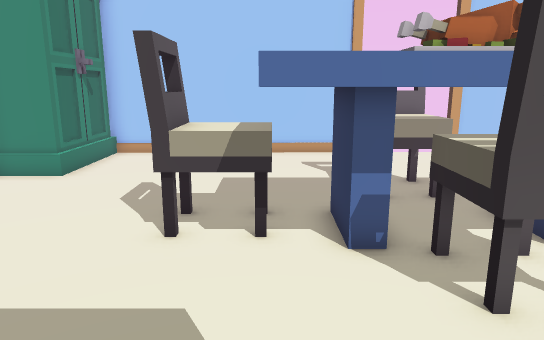
[1] (above)

14 first-person views from a walk through a 3-D level made in the Unity game engine. The camera is 1.4 m above the floor, tilts 12° down and sees 70° across. Doors are open. The floor is counted in squares, 0.5 m on a side. Each view is taken from the middle of a square. On the plan, view 1 faces up. The plan holds only what a view shows up to about 20 squares ahead; the rest is blank.

[2]
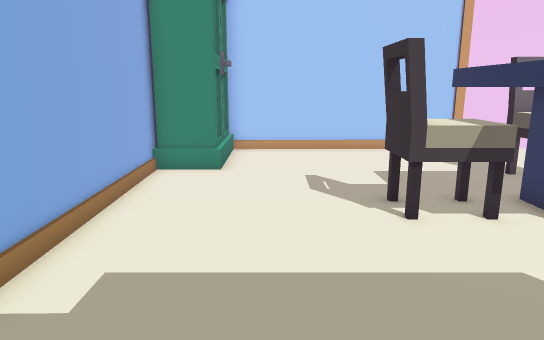

[3]
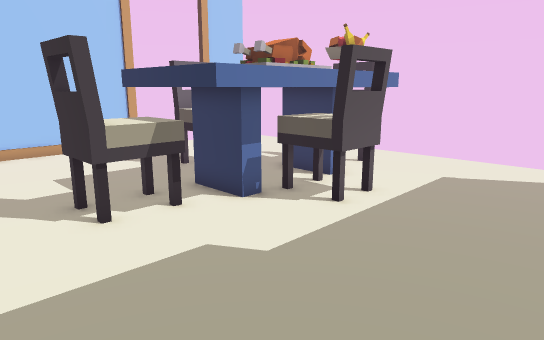

[4]
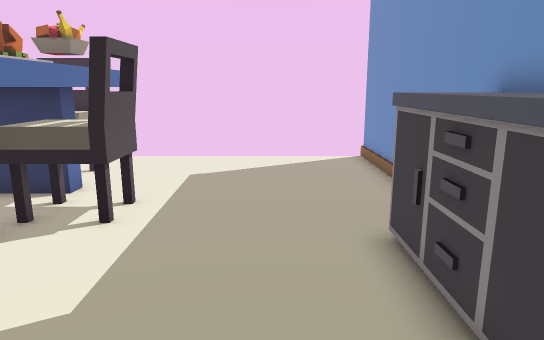

[5]
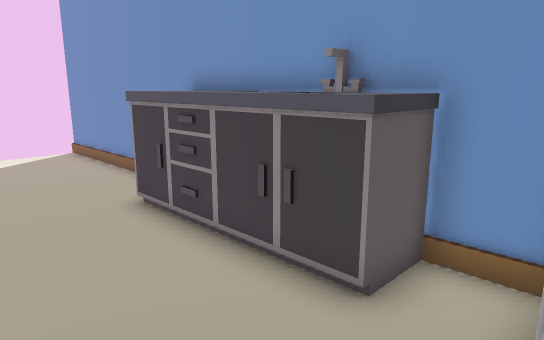

[6]
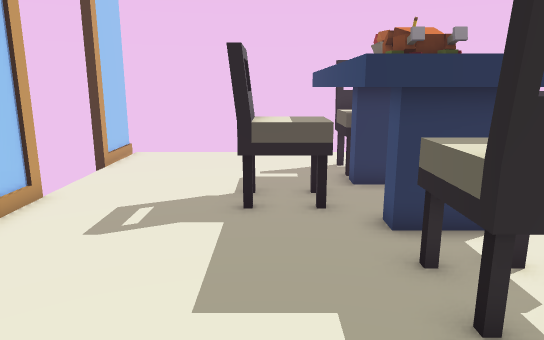

[7]
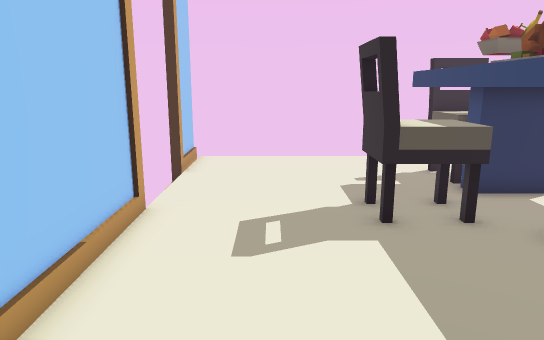

[8]
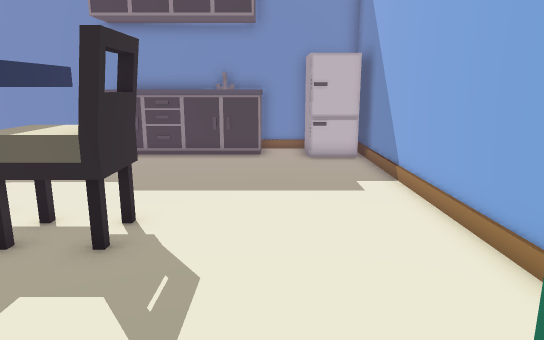

[9]
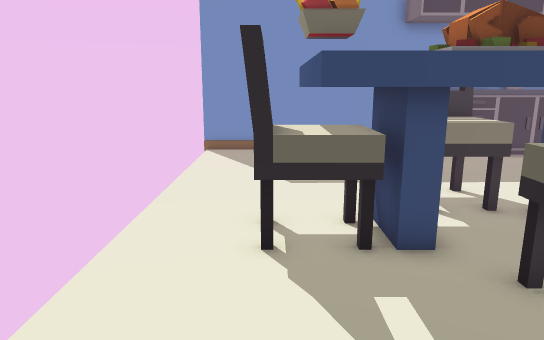

[10]
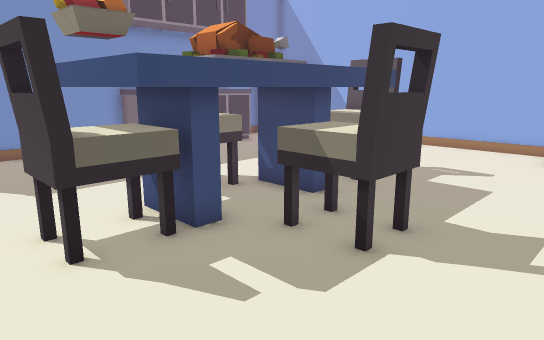

[11]
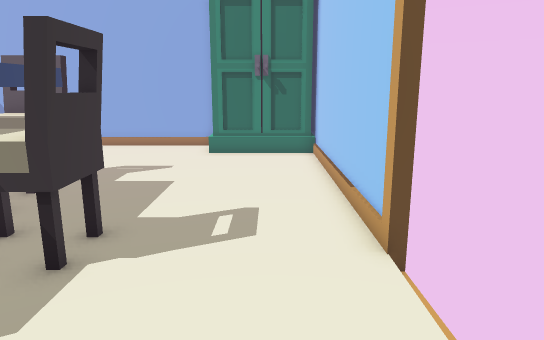

[12]
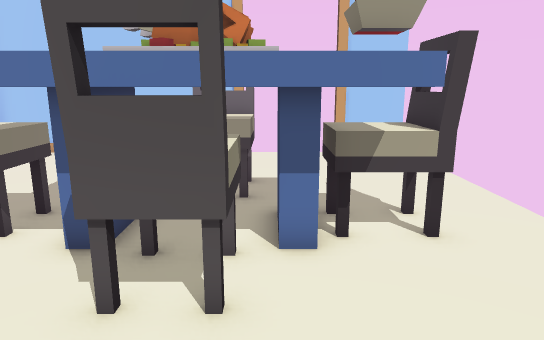

[13]
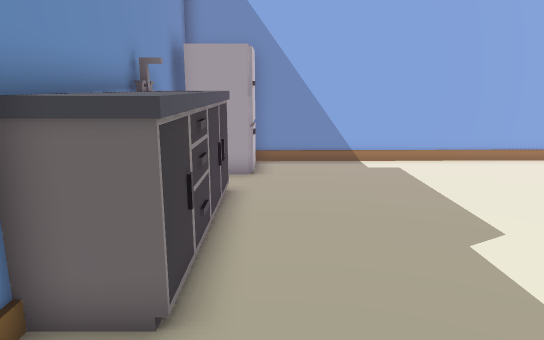

[14]
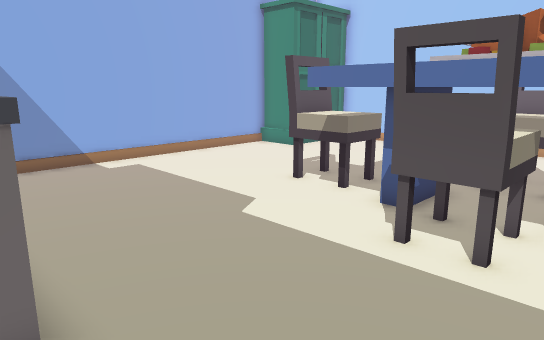

### Floor plan
Key: @ floor where view 1 was taken; # wall or solid block; x gap in a wall; . floor; D open door; W wardrobe; C chair; T table; S sink; F fridge.
Columns run from 9 left of view 1 to 11 right of it. Each row starts with its distance up from view 1.
 17  ############DDDDx###
 16   #.................
 15   W.................
 14   W.................
 13 ###.................
 12 ###.........CC......
 11 #...........CC......
 10 #........TTTCCTTT...
  9 #......CCCTT  TTCC..
  8 #......CCCTT  TTCC..
  7 #......CCCTT  TTCC..
  6 #........TTTTTTTT...
  5 #........TTTCCTTT...
  4 #...........CC......
  3 #...................
  2 #...................
  1 #...................
  0 #........@..........
 -1 #FF..SSSSSSS........
 -2 #FF.SSSSSSSS........
 -3 #####SSSSS###########

Positions as (right, up) in squares from view 1, and headings:
1: (0, 0), facing up
2: (-5, -1), facing up
3: (-5, -1), facing up-right
4: (-5, 1), facing right
5: (-7, 3), facing down-right
6: (-6, 11), facing right
7: (-5, 14), facing right
8: (-5, 15), facing down
9: (8, 15), facing down
10: (10, 15), facing down-left
11: (10, 15), facing left
12: (5, 0), facing up
13: (6, 0), facing left
14: (6, -2), facing up-left
